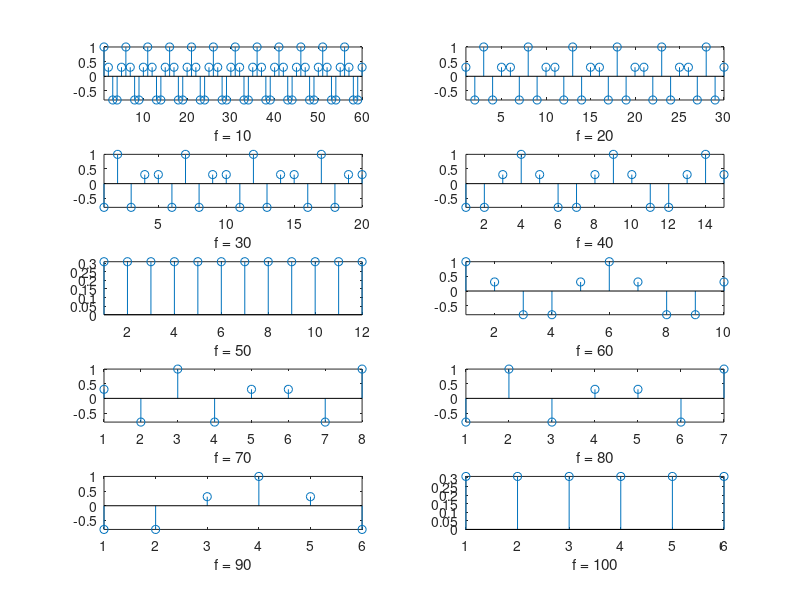
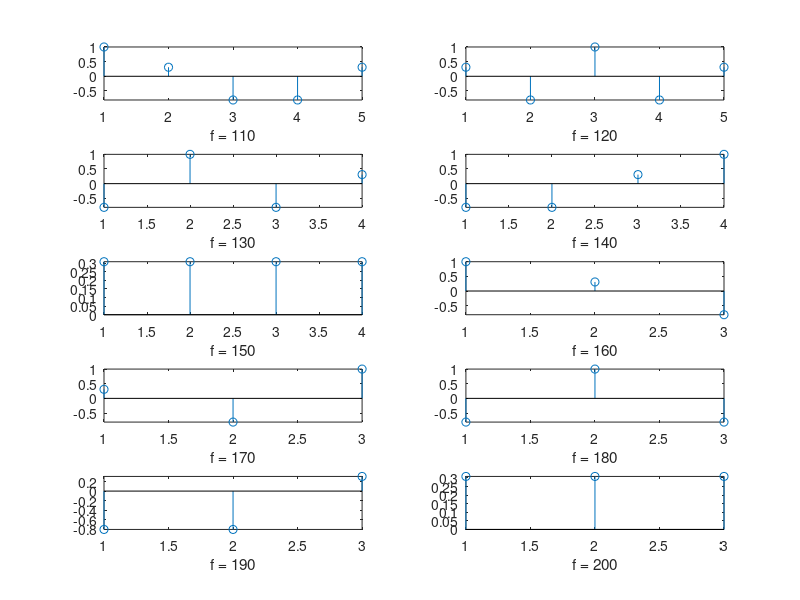

MATLAB code to generate these figures, in order:
%% clears all variables

clc
clear all
close all

%% define inline analog function to be sampled

sig = @(f,t) sin(2*pi*f*t + pi/10);

%% declares necessary variables
fs = 50; %frequency of the sinusoid
periodToObserve = 12;

%% calculate the derived variables
Ts = 1/fs; % Ts is the sampling interval

%% main code
figure(1);
figure(2);

for f = 10:10:200 % fs is the sampling frequency changing per iteration
    T = 1/f; % T is the analog signal period
    timeInstant = Ts:Ts:periodToObserve*T;
    
    sampledSig = sig(f, timeInstant);
    
    if f<110
        figure(1)
        subplot(5,2,f/10);
    else
        figure(2)
        subplot(5,2,f/10-10);
    end
    stem(sampledSig);
    xlabel(sprintf('f = %d',f));
    axis tight
end